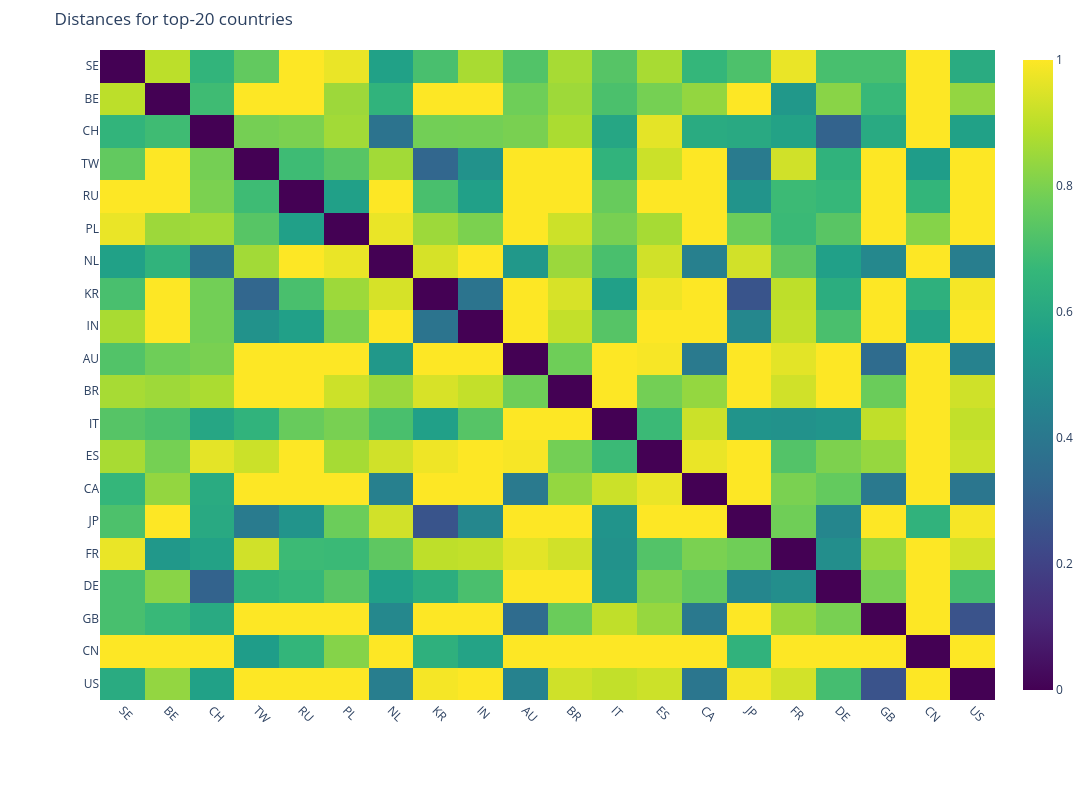

Notebook code cell kept with this figure:
### Code cell
# x_labels = [uf.id2name_country[country] for country in (map(str, df_country_dist_cosine.columns))]
# y_labels = [uf.id2name_country[country] for country in (map(str, df_country_dist_cosine.columns))]

sub_list = list(map(str, uf.top_n_countries_by_articles(20)))

# country = "AX"
# top_n = 20
# sub_list = df_country_dist_w1.sort_values(country, ascending=True)[[country]].head(top_n).index.to_list()

x_labels = sub_list
y_labels = sub_list

fig = go.Figure(
    data=go.Heatmap(
        # z=df_country_dist_cosine.values,
        z=df_country_dist_cosine.loc[sub_list, sub_list].values,
        x=x_labels,
        y=y_labels,
        colorscale="Viridis",
        zmin=0,
        zmax=1,
    )
)

# Layout
fig.update_layout(
    title="Distances for top-20 countries",
    width=1200,
    # height=20*len(y_labels),  # taller if more rows
    height=40*len(y_labels),  # taller if more rows
    margin=dict(l=100, r=50, t=50, b=100),
    xaxis=dict(tickangle=45, automargin=True),
    yaxis=dict(autorange="reversed", automargin=True)  # keep top-to-bottom ordering
)

fig.show()

### Figure 1 — Plotly figure (JSON) as saved in the notebook; plotly's stock layout.template omitted (floating-point values rounded to 4 significant figures; data arrays with more than 128 entries replaced by an {"elided": "..."} marker saying what was removed)
{"data": [{"colorscale": [[0.0, "#440154"], [0.1111, "#482878"], [0.2222, "#3e4989"], [0.3333, "#31688e"], [0.4444, "#26828e"], [0.5556, "#1f9e89"], [0.6667, "#35b779"], [0.7778, "#6ece58"], [0.8889, "#b5de2b"], [1.0, "#fde725"]], "x": ["SE", "BE", "CH", "TW", "RU", "PL", "NL", "KR", "IN", "AU", "BR", "IT", "ES", "CA", "JP", "FR", "DE", "GB", "CN", "US"], "y": ["SE", "BE", "CH", "TW", "RU", "PL", "NL", "KR", "IN", "AU", "BR", "IT", "ES", "CA", "JP", "FR", "DE", "GB", "CN", "US"], "z": {"elided": "20x20 float values"}, "zmax": 1, "zmin": 0, "type": "heatmap"}], "layout": {"margin": {"l": 100, "r": 50, "t": 50, "b": 100}, "xaxis": {"tickangle": 45, "automargin": true}, "yaxis": {"autorange": "reversed", "automargin": true}, "title": {"text": "Distances for top-20 countries"}, "width": 1200, "height": 800}}
